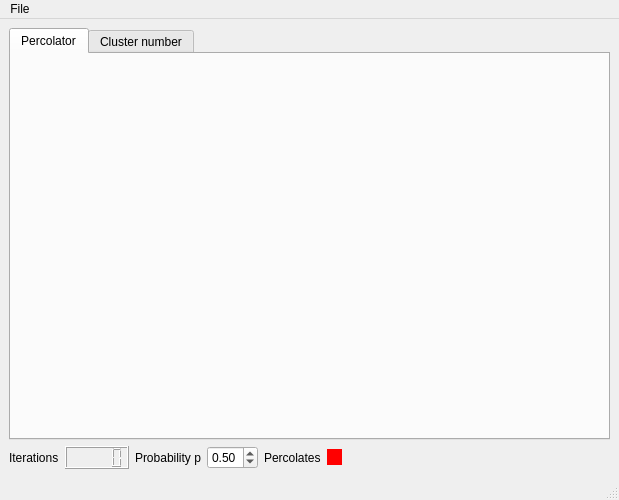
<?xml version="1.0" encoding="UTF-8"?>
<ui version="4.0">
 <class>PercolatorWidget</class>
 <widget class="QMainWindow" name="PercolatorWidget">
  <property name="geometry">
   <rect>
    <x>0</x>
    <y>0</y>
    <width>619</width>
    <height>500</height>
   </rect>
  </property>
  <property name="windowTitle">
   <string>MainWindow</string>
  </property>
  <widget class="QWidget" name="centralwidget">
   <layout class="QGridLayout" name="gridLayout">
    <item row="0" column="0">
     <widget class="QTabWidget" name="tabWidget">
      <property name="enabled">
       <bool>true</bool>
      </property>
      <property name="currentIndex">
       <number>0</number>
      </property>
      <property name="tabsClosable">
       <bool>false</bool>
      </property>
      <widget class="QWidget" name="modelTab">
       <attribute name="title">
        <string>Percolator</string>
       </attribute>
       <layout class="QHBoxLayout" name="horizontalLayout_2">
        <item>
         <spacer name="horizontalSpacer">
          <property name="orientation">
           <enum>Qt::Horizontal</enum>
          </property>
          <property name="sizeHint" stdset="0">
           <size>
            <width>221</width>
            <height>20</height>
           </size>
          </property>
         </spacer>
        </item>
        <item>
         <widget class="QLabel" name="displayLabel">
          <property name="text">
           <string/>
          </property>
         </widget>
        </item>
        <item>
         <spacer name="horizontalSpacer_2">
          <property name="orientation">
           <enum>Qt::Horizontal</enum>
          </property>
          <property name="sizeHint" stdset="0">
           <size>
            <width>221</width>
            <height>20</height>
           </size>
          </property>
         </spacer>
        </item>
       </layout>
      </widget>
      <widget class="QWidget" name="clusterNumberTab">
       <attribute name="title">
        <string>Cluster number</string>
       </attribute>
       <layout class="QHBoxLayout" name="horizontalLayout_3">
        <item>
         <widget class="PlotView" name="clusterNumberView" native="true"/>
        </item>
       </layout>
      </widget>
     </widget>
    </item>
    <item row="1" column="0">
     <layout class="QHBoxLayout" name="horizontalLayout">
      <item>
       <widget class="QLabel" name="label_2">
        <property name="text">
         <string>Iterations</string>
        </property>
       </widget>
      </item>
      <item>
       <widget class="QLCDNumber" name="iterationNumber">
        <property name="font">
         <font>
          <family>Abyssinica SIL</family>
         </font>
        </property>
       </widget>
      </item>
      <item>
       <widget class="QLabel" name="label">
        <property name="text">
         <string>Probability p</string>
        </property>
       </widget>
      </item>
      <item>
       <widget class="QDoubleSpinBox" name="temperatureSpinBox">
        <property name="decimals">
         <number>2</number>
        </property>
        <property name="maximum">
         <double>5.000000000000000</double>
        </property>
        <property name="singleStep">
         <double>0.010000000000000</double>
        </property>
        <property name="value">
         <double>0.500000000000000</double>
        </property>
       </widget>
      </item>
      <item>
       <widget class="QLabel" name="percolatesLabel">
        <property name="text">
         <string>Percolates</string>
        </property>
       </widget>
      </item>
      <item>
       <widget class="QLabel" name="indicLabel">
        <property name="sizePolicy">
         <sizepolicy hsizetype="Fixed" vsizetype="Fixed">
          <horstretch>0</horstretch>
          <verstretch>0</verstretch>
         </sizepolicy>
        </property>
        <property name="minimumSize">
         <size>
          <width>15</width>
          <height>15</height>
         </size>
        </property>
        <property name="palette">
         <palette>
          <active>
           <colorrole role="WindowText">
            <brush brushstyle="SolidPattern">
             <color alpha="255">
              <red>0</red>
              <green>0</green>
              <blue>0</blue>
             </color>
            </brush>
           </colorrole>
           <colorrole role="Button">
            <brush brushstyle="SolidPattern">
             <color alpha="255">
              <red>255</red>
              <green>0</green>
              <blue>0</blue>
             </color>
            </brush>
           </colorrole>
           <colorrole role="Light">
            <brush brushstyle="SolidPattern">
             <color alpha="255">
              <red>255</red>
              <green>127</green>
              <blue>127</blue>
             </color>
            </brush>
           </colorrole>
           <colorrole role="Midlight">
            <brush brushstyle="SolidPattern">
             <color alpha="255">
              <red>255</red>
              <green>63</green>
              <blue>63</blue>
             </color>
            </brush>
           </colorrole>
           <colorrole role="Dark">
            <brush brushstyle="SolidPattern">
             <color alpha="255">
              <red>127</red>
              <green>0</green>
              <blue>0</blue>
             </color>
            </brush>
           </colorrole>
           <colorrole role="Mid">
            <brush brushstyle="SolidPattern">
             <color alpha="255">
              <red>170</red>
              <green>0</green>
              <blue>0</blue>
             </color>
            </brush>
           </colorrole>
           <colorrole role="Text">
            <brush brushstyle="SolidPattern">
             <color alpha="255">
              <red>0</red>
              <green>0</green>
              <blue>0</blue>
             </color>
            </brush>
           </colorrole>
           <colorrole role="BrightText">
            <brush brushstyle="SolidPattern">
             <color alpha="255">
              <red>255</red>
              <green>255</green>
              <blue>255</blue>
             </color>
            </brush>
           </colorrole>
           <colorrole role="ButtonText">
            <brush brushstyle="SolidPattern">
             <color alpha="255">
              <red>0</red>
              <green>0</green>
              <blue>0</blue>
             </color>
            </brush>
           </colorrole>
           <colorrole role="Base">
            <brush brushstyle="SolidPattern">
             <color alpha="255">
              <red>255</red>
              <green>255</green>
              <blue>255</blue>
             </color>
            </brush>
           </colorrole>
           <colorrole role="Window">
            <brush brushstyle="SolidPattern">
             <color alpha="255">
              <red>255</red>
              <green>0</green>
              <blue>0</blue>
             </color>
            </brush>
           </colorrole>
           <colorrole role="Shadow">
            <brush brushstyle="SolidPattern">
             <color alpha="255">
              <red>0</red>
              <green>0</green>
              <blue>0</blue>
             </color>
            </brush>
           </colorrole>
           <colorrole role="AlternateBase">
            <brush brushstyle="SolidPattern">
             <color alpha="255">
              <red>255</red>
              <green>127</green>
              <blue>127</blue>
             </color>
            </brush>
           </colorrole>
           <colorrole role="ToolTipBase">
            <brush brushstyle="SolidPattern">
             <color alpha="255">
              <red>255</red>
              <green>255</green>
              <blue>220</blue>
             </color>
            </brush>
           </colorrole>
           <colorrole role="ToolTipText">
            <brush brushstyle="SolidPattern">
             <color alpha="255">
              <red>0</red>
              <green>0</green>
              <blue>0</blue>
             </color>
            </brush>
           </colorrole>
          </active>
          <inactive>
           <colorrole role="WindowText">
            <brush brushstyle="SolidPattern">
             <color alpha="255">
              <red>0</red>
              <green>0</green>
              <blue>0</blue>
             </color>
            </brush>
           </colorrole>
           <colorrole role="Button">
            <brush brushstyle="SolidPattern">
             <color alpha="255">
              <red>255</red>
              <green>0</green>
              <blue>0</blue>
             </color>
            </brush>
           </colorrole>
           <colorrole role="Light">
            <brush brushstyle="SolidPattern">
             <color alpha="255">
              <red>255</red>
              <green>127</green>
              <blue>127</blue>
             </color>
            </brush>
           </colorrole>
           <colorrole role="Midlight">
            <brush brushstyle="SolidPattern">
             <color alpha="255">
              <red>255</red>
              <green>63</green>
              <blue>63</blue>
             </color>
            </brush>
           </colorrole>
           <colorrole role="Dark">
            <brush brushstyle="SolidPattern">
             <color alpha="255">
              <red>127</red>
              <green>0</green>
              <blue>0</blue>
             </color>
            </brush>
           </colorrole>
           <colorrole role="Mid">
            <brush brushstyle="SolidPattern">
             <color alpha="255">
              <red>170</red>
              <green>0</green>
              <blue>0</blue>
             </color>
            </brush>
           </colorrole>
           <colorrole role="Text">
            <brush brushstyle="SolidPattern">
             <color alpha="255">
              <red>0</red>
              <green>0</green>
              <blue>0</blue>
             </color>
            </brush>
           </colorrole>
           <colorrole role="BrightText">
            <brush brushstyle="SolidPattern">
             <color alpha="255">
              <red>255</red>
              <green>255</green>
              <blue>255</blue>
             </color>
            </brush>
           </colorrole>
           <colorrole role="ButtonText">
            <brush brushstyle="SolidPattern">
             <color alpha="255">
              <red>0</red>
              <green>0</green>
              <blue>0</blue>
             </color>
            </brush>
           </colorrole>
           <colorrole role="Base">
            <brush brushstyle="SolidPattern">
             <color alpha="255">
              <red>255</red>
              <green>255</green>
              <blue>255</blue>
             </color>
            </brush>
           </colorrole>
           <colorrole role="Window">
            <brush brushstyle="SolidPattern">
             <color alpha="255">
              <red>255</red>
              <green>0</green>
              <blue>0</blue>
             </color>
            </brush>
           </colorrole>
           <colorrole role="Shadow">
            <brush brushstyle="SolidPattern">
             <color alpha="255">
              <red>0</red>
              <green>0</green>
              <blue>0</blue>
             </color>
            </brush>
           </colorrole>
           <colorrole role="AlternateBase">
            <brush brushstyle="SolidPattern">
             <color alpha="255">
              <red>255</red>
              <green>127</green>
              <blue>127</blue>
             </color>
            </brush>
           </colorrole>
           <colorrole role="ToolTipBase">
            <brush brushstyle="SolidPattern">
             <color alpha="255">
              <red>255</red>
              <green>255</green>
              <blue>220</blue>
             </color>
            </brush>
           </colorrole>
           <colorrole role="ToolTipText">
            <brush brushstyle="SolidPattern">
             <color alpha="255">
              <red>0</red>
              <green>0</green>
              <blue>0</blue>
             </color>
            </brush>
           </colorrole>
          </inactive>
          <disabled>
           <colorrole role="WindowText">
            <brush brushstyle="SolidPattern">
             <color alpha="255">
              <red>127</red>
              <green>0</green>
              <blue>0</blue>
             </color>
            </brush>
           </colorrole>
           <colorrole role="Button">
            <brush brushstyle="SolidPattern">
             <color alpha="255">
              <red>255</red>
              <green>0</green>
              <blue>0</blue>
             </color>
            </brush>
           </colorrole>
           <colorrole role="Light">
            <brush brushstyle="SolidPattern">
             <color alpha="255">
              <red>255</red>
              <green>127</green>
              <blue>127</blue>
             </color>
            </brush>
           </colorrole>
           <colorrole role="Midlight">
            <brush brushstyle="SolidPattern">
             <color alpha="255">
              <red>255</red>
              <green>63</green>
              <blue>63</blue>
             </color>
            </brush>
           </colorrole>
           <colorrole role="Dark">
            <brush brushstyle="SolidPattern">
             <color alpha="255">
              <red>127</red>
              <green>0</green>
              <blue>0</blue>
             </color>
            </brush>
           </colorrole>
           <colorrole role="Mid">
            <brush brushstyle="SolidPattern">
             <color alpha="255">
              <red>170</red>
              <green>0</green>
              <blue>0</blue>
             </color>
            </brush>
           </colorrole>
           <colorrole role="Text">
            <brush brushstyle="SolidPattern">
             <color alpha="255">
              <red>127</red>
              <green>0</green>
              <blue>0</blue>
             </color>
            </brush>
           </colorrole>
           <colorrole role="BrightText">
            <brush brushstyle="SolidPattern">
             <color alpha="255">
              <red>255</red>
              <green>255</green>
              <blue>255</blue>
             </color>
            </brush>
           </colorrole>
           <colorrole role="ButtonText">
            <brush brushstyle="SolidPattern">
             <color alpha="255">
              <red>127</red>
              <green>0</green>
              <blue>0</blue>
             </color>
            </brush>
           </colorrole>
           <colorrole role="Base">
            <brush brushstyle="SolidPattern">
             <color alpha="255">
              <red>255</red>
              <green>0</green>
              <blue>0</blue>
             </color>
            </brush>
           </colorrole>
           <colorrole role="Window">
            <brush brushstyle="SolidPattern">
             <color alpha="255">
              <red>255</red>
              <green>0</green>
              <blue>0</blue>
             </color>
            </brush>
           </colorrole>
           <colorrole role="Shadow">
            <brush brushstyle="SolidPattern">
             <color alpha="255">
              <red>0</red>
              <green>0</green>
              <blue>0</blue>
             </color>
            </brush>
           </colorrole>
           <colorrole role="AlternateBase">
            <brush brushstyle="SolidPattern">
             <color alpha="255">
              <red>255</red>
              <green>0</green>
              <blue>0</blue>
             </color>
            </brush>
           </colorrole>
           <colorrole role="ToolTipBase">
            <brush brushstyle="SolidPattern">
             <color alpha="255">
              <red>255</red>
              <green>255</green>
              <blue>220</blue>
             </color>
            </brush>
           </colorrole>
           <colorrole role="ToolTipText">
            <brush brushstyle="SolidPattern">
             <color alpha="255">
              <red>0</red>
              <green>0</green>
              <blue>0</blue>
             </color>
            </brush>
           </colorrole>
          </disabled>
         </palette>
        </property>
        <property name="font">
         <font>
          <family>Oxygen-Sans</family>
          <weight>75</weight>
          <bold>true</bold>
         </font>
        </property>
        <property name="autoFillBackground">
         <bool>true</bool>
        </property>
        <property name="text">
         <string/>
        </property>
        <property name="textFormat">
         <enum>Qt::AutoText</enum>
        </property>
       </widget>
      </item>
      <item>
       <spacer name="horizontalSpacer_4">
        <property name="orientation">
         <enum>Qt::Horizontal</enum>
        </property>
        <property name="sizeHint" stdset="0">
         <size>
          <width>164</width>
          <height>20</height>
         </size>
        </property>
       </spacer>
      </item>
     </layout>
    </item>
   </layout>
  </widget>
  <widget class="QMenuBar" name="menubar">
   <property name="geometry">
    <rect>
     <x>0</x>
     <y>0</y>
     <width>619</width>
     <height>26</height>
    </rect>
   </property>
   <widget class="QMenu" name="menuFile">
    <property name="title">
     <string>File</string>
    </property>
    <addaction name="actionQuit"/>
    <addaction name="actionSaveImage"/>
   </widget>
   <addaction name="menuFile"/>
  </widget>
  <widget class="QStatusBar" name="statusbar"/>
  <action name="actionQuit">
   <property name="text">
    <string>Quit</string>
   </property>
  </action>
  <action name="actionSaveImage">
   <property name="text">
    <string>SaveImage</string>
   </property>
  </action>
 </widget>
 <customwidgets>
  <customwidget>
   <class>PlotView</class>
   <extends>QWidget</extends>
   <header>QatPlotWidgets/PlotView.h</header>
   <container>1</container>
  </customwidget>
 </customwidgets>
 <resources/>
 <connections/>
</ui>
